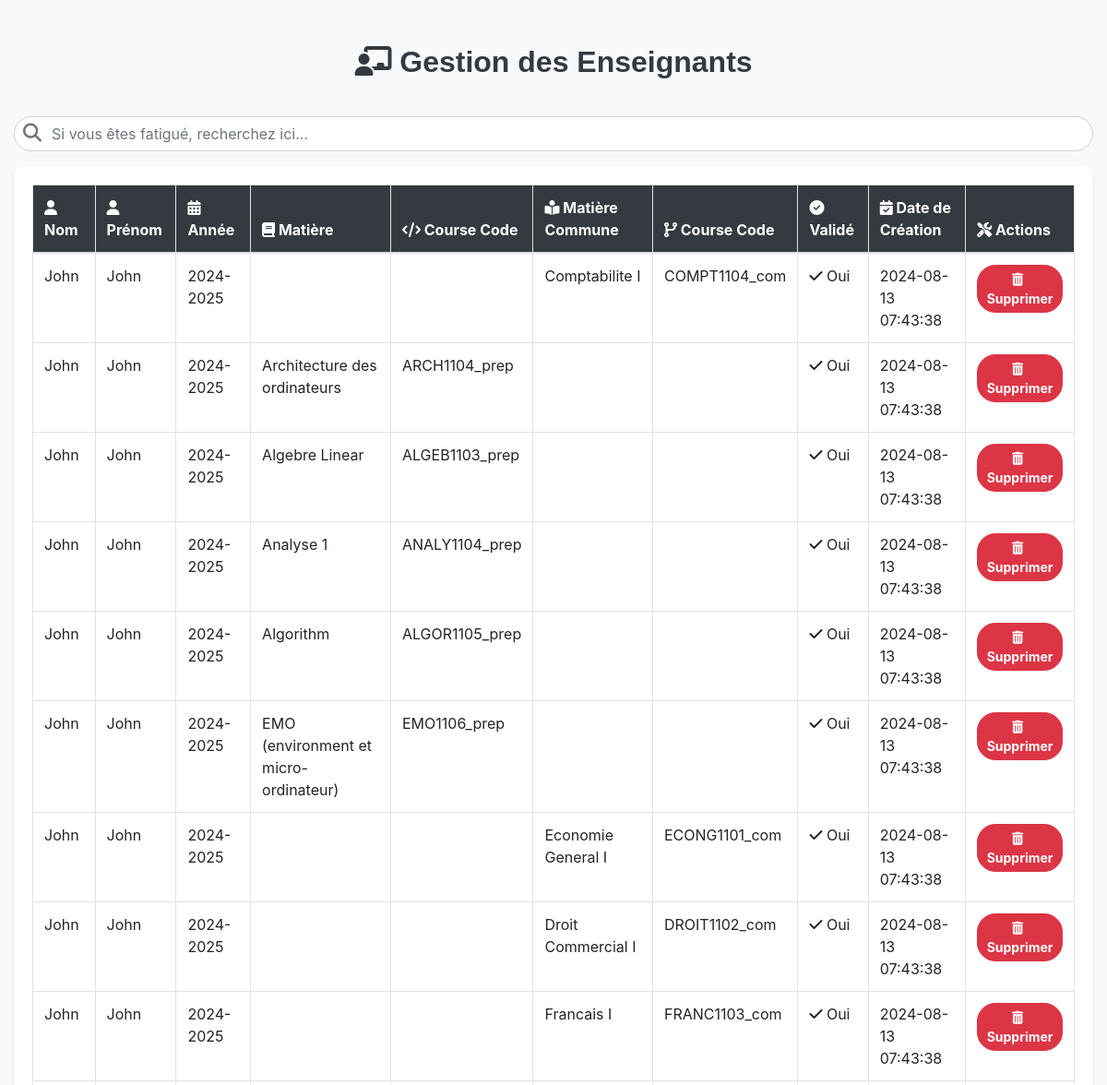
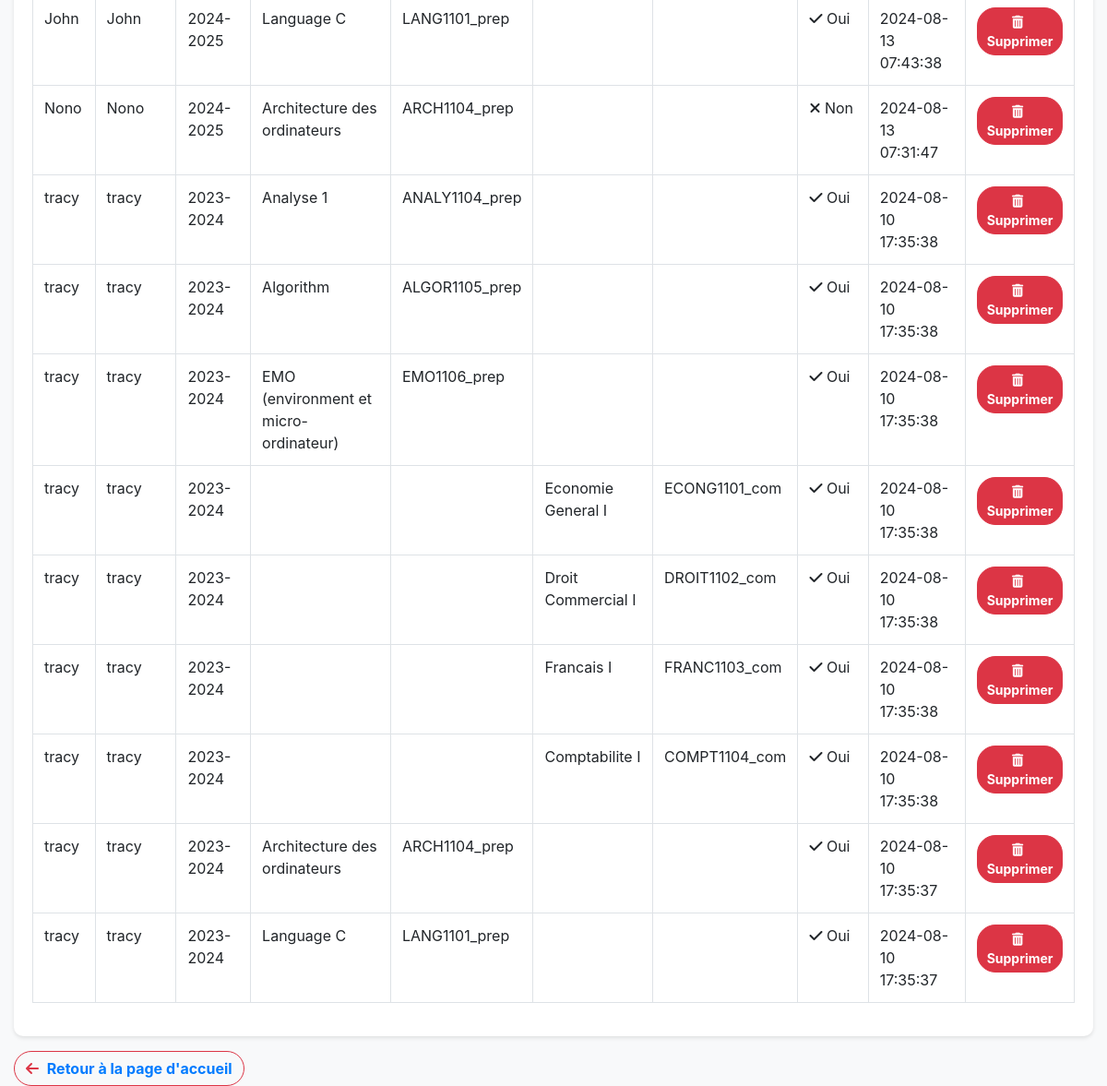
Screenshot of /choix/admin/mes-enseignants.php (signed in) with the database file from the repository (2 pictures, top to bottom).
### tables this page shows
CREATE TABLE `profile_enseignant` (
  `id_profile_enseignant` int(11) NOT NULL,
  `id_enseignant` int(11) DEFAULT NULL,
  `id_annee` int(11) DEFAULT NULL,
  `id_matiere` int(11) DEFAULT NULL,
  `id_matiere_commune` int(11) DEFAULT NULL,
  `validated` tinyint(1) DEFAULT 0,
  `date_creation` timestamp NOT NULL DEFAULT current_timestamp(),
  `new_entry` tinyint(1) DEFAULT 1
);

CREATE TABLE `enseignants` (
  `id_enseignant` int(11) NOT NULL,
  `firstName_enseignant` varchar(50) NOT NULL,
  `lastName_enseignant` varchar(50) NOT NULL,
  `password` varchar(255) NOT NULL,
  `date_creation` timestamp NOT NULL DEFAULT current_timestamp()
);

CREATE TABLE `annees` (
  `id_annee` int(11) NOT NULL,
  `annee` varchar(9) NOT NULL
);

CREATE TABLE `matieres_communes` (
  `id_matiere_commune` int(11) NOT NULL,
  `nom_matiere_commune` varchar(100) NOT NULL,
  `courseCode` varchar(52) NOT NULL,
  `id_filiere` int(11) DEFAULT NULL,
  `id_semestre` int(11) DEFAULT NULL,
  `id_niveau` int(11) DEFAULT NULL
);

CREATE TABLE `matieres` (
  `id_matiere` int(11) NOT NULL,
  `nom_matiere` varchar(100) NOT NULL,
  `courseCode` varchar(52) NOT NULL,
  `id_filiere` int(11) DEFAULT NULL,
  `id_semestre` int(11) DEFAULT NULL,
  `id_niveau` int(11) DEFAULT NULL
);

### choix/admin/mes-enseignants.php (the view, shortened to what this page needs)
<?php
$conn = getDbConnection();
function fetchEnseignantsProfiles($conn) {
    $sql = "SELECT pe.id_profile_enseignant, e.id_enseignant, e.firstName_enseignant, e.lastName_enseignant,
                   a.annee, m.nom_matiere, m.courseCode AS matiere_code,
                   mc.nom_matiere_commune, mc.courseCode AS matiere_commune_code,
                   pe.validated, pe.date_creation
            FROM enseignants e
            JOIN profile_enseignant pe ON e.id_enseignant = pe.id_enseignant
            LEFT JOIN matieres m ON pe.id_matiere = m.id_matiere
            LEFT JOIN matieres_communes mc ON pe.id_matiere_commune = mc.id_matiere_commune
            LEFT JOIN annees a ON pe.id_annee = a.id_annee
            ORDER BY pe.date_creation DESC";
    $result = $conn->query($sql);
    if ($result->num_rows > 0) {
        return $result;
    }
    return null;
}
$enseignantsProfiles = fetchEnseignantsProfiles($conn);
?>
<!DOCTYPE html>
<html lang="fr">
<head>
    <link rel="stylesheet" href="https://stackpath.bootstrapcdn.com/bootstrap/4.5.2/css/bootstrap.min.css">
    <link rel="stylesheet" href="https://cdnjs.cloudflare.com/ajax/libs/font-awesome/5.15.4/css/all.min.css">
</head>
<body>
<div class="container mt-5">
    <h2><i class="fas fa-chalkboard-teacher"></i> Gestion des Enseignants</h2>
    <div class="search-bar mb-3">
        <i class="fas fa-search search-icon"></i>
        <input type="text" id="search" class="form-control" placeholder="Si vous êtes fatigué, recherchez ici...">
    </div>
    <div class="table-card">
        <table class="table table-bordered">
            <thead>
            <tr>
                <th><i class="fas fa-user"></i> Nom</th>
                <th><i class="fas fa-user"></i> Prénom</th>
                <th><i class="fas fa-calendar-alt"></i> Année</th>
                <th><i class="fas fa-book"></i> Matière</th>
                <th><i class="fas fa-code"></i> Course Code</th>
                <th><i class="fas fa-book-reader"></i> Matière Commune</th>
                <th><i class="fas fa-code-branch"></i> Course Code</th>
                <th><i class="fas fa-check-circle"></i> Validé</th>
                <th><i class="fas fa-calendar-check"></i> Date de Création</th>
                <th><i class="fas fa-tools"></i> Actions</th>
            </tr>
            </thead>
            <tbody id="enseignantsTable">
            <?php if ($enseignantsProfiles): ?>
                <?php while ($row = $enseignantsProfiles->fetch_assoc()): ?>
                    <tr>
                        <td><?= htmlspecialchars($row['lastName_enseignant']); ?></td>
                        <td><?= htmlspecialchars($row['firstName_enseignant']); ?></td>
                        <td><?= htmlspecialchars($row['annee']); ?></td>
                        <td><?= htmlspecialchars($row['nom_matiere']); ?></td>
                        <td><?= htmlspecialchars($row['matiere_code']); ?></td>
                        <td><?= htmlspecialchars($row['nom_matiere_commune']); ?></td>
                        <td><?= htmlspecialchars($row['matiere_commune_code']); ?></td>
                        <td><?= $row['validated'] ? '<i class="fas fa-check"></i> Oui' : '<i class="fas fa-times"></i> Non'; ?></td>
                        <td><?= htmlspecialchars($row['date_creation']); ?></td>
                        <td>
                            <form action="delete_profile.php" method="post" style="display:inline;">
                                <button type="submit" class="btn btn-danger btn-sm">
                                    <i class="fas fa-trash-alt"></i> Supprimer
                                </button>
                            </form>
                        </td>
                    </tr>
                <?php endwhile; ?>
            <?php else: ?>
                <tr>
                    <td colspan="10" class="text-center">Aucun enseignant trouvé.</td>
                </tr>
            <?php endif; ?>
            </tbody>
        </table>
    </div>
    <button type="button" class="btn btn-outline-danger mt-3">
        <i class="fas fa-arrow-left"></i> <a href="admin-dashboard.php">Retour à la page d'accueil</a>
    </button>
</div>
</body>
</html>
</body>
</html>

### choix/admin/mes-enseignants.php (style rules this page uses)
body { background-color: #f8f9fa; }
.container { max-width: 1200px; }
h2 { font-family: 'Arial', sans-serif; text-align: center; margin-bottom: 40px; font-weight: bold; color: #343a40; }
.search-bar { position: relative; }
#search { padding-left: 40px; border-radius: 20px; }
.search-icon { position: absolute; top: 8px; left: 10px; font-size: 20px; color: #6c757d; }
.table-card { background: #ffffff; border-radius: 10px; box-shadow: 0 2px 4px rgba(0, 0, 0, 0.1); padding: 20px; }
.table thead th { background-color: #343a40; color: white; }
.btn-danger, .btn-outline-danger { border-radius: 20px; font-weight: bold; }
.btn-danger i, .btn-outline-danger i { margin-right: 5px; }

### rows the page displays
profile_enseignant: id_enseignant.lastName_enseignant "John", id_enseignant.firstName_enseignant "John", id_annee.annee "2024-2025", id_matiere_commune.nom_matiere_commune "Comptabilite I", id_matiere_commune.courseCode "COMPT1104_com", validated 1 (drawn), date_creation "2024-08-13 07:43:38"
profile_enseignant: id_enseignant.lastName_enseignant "John", id_enseignant.firstName_enseignant "John", id_annee.annee "2024-2025", id_matiere.nom_matiere "Architecture des ordinateurs", id_matiere.courseCode "ARCH1104_prep", validated 1 (drawn), date_creation "2024-08-13 07:43:38"
profile_enseignant: id_enseignant.lastName_enseignant "John", id_enseignant.firstName_enseignant "John", id_annee.annee "2024-2025", id_matiere.nom_matiere "Algebre Linear", id_matiere.courseCode "ALGEB1103_prep", validated 1 (drawn), date_creation "2024-08-13 07:43:38"
profile_enseignant: id_enseignant.lastName_enseignant "John", id_enseignant.firstName_enseignant "John", id_annee.annee "2024-2025", id_matiere.nom_matiere "Analyse 1", id_matiere.courseCode "ANALY1104_prep", validated 1 (drawn), date_creation "2024-08-13 07:43:38"
profile_enseignant: id_enseignant.lastName_enseignant "John", id_enseignant.firstName_enseignant "John", id_annee.annee "2024-2025", id_matiere.nom_matiere "Algorithm", id_matiere.courseCode "ALGOR1105_prep", validated 1 (drawn), date_creation "2024-08-13 07:43:38"
profile_enseignant: id_enseignant.lastName_enseignant "John", id_enseignant.firstName_enseignant "John", id_annee.annee "2024-2025", id_matiere.nom_matiere "EMO (environment et micro-ordinateur)", id_matiere.courseCode "EMO1106_prep", validated 1 (drawn), date_creation "2024-08-13 07:43:38"
profile_enseignant: id_enseignant.lastName_enseignant "John", id_enseignant.firstName_enseignant "John", id_annee.annee "2024-2025", id_matiere_commune.nom_matiere_commune "Economie General I", id_matiere_commune.courseCode "ECONG1101_com", validated 1 (drawn), date_creation "2024-08-13 07:43:38"
profile_enseignant: id_enseignant.lastName_enseignant "John", id_enseignant.firstName_enseignant "John", id_annee.annee "2024-2025", id_matiere_commune.nom_matiere_commune "Droit Commercial I", id_matiere_commune.courseCode "DROIT1102_com", validated 1 (drawn), date_creation "2024-08-13 07:43:38"
profile_enseignant: id_enseignant.lastName_enseignant "John", id_enseignant.firstName_enseignant "John", id_annee.annee "2024-2025", id_matiere_commune.nom_matiere_commune "Francais I", id_matiere_commune.courseCode "FRANC1103_com", validated 1 (drawn), date_creation "2024-08-13 07:43:38"
profile_enseignant: id_enseignant.lastName_enseignant "John", id_enseignant.firstName_enseignant "John", id_annee.annee "2024-2025", id_matiere.nom_matiere "Language C", id_matiere.courseCode "LANG1101_prep", validated 1 (drawn), date_creation "2024-08-13 07:43:38"
profile_enseignant: id_enseignant.lastName_enseignant "Nono", id_enseignant.firstName_enseignant "Nono", id_annee.annee "2024-2025", id_matiere.nom_matiere "Architecture des ordinateurs", id_matiere.courseCode "ARCH1104_prep", validated 0 (drawn), date_creation "2024-08-13 07:31:47"
profile_enseignant: id_enseignant.lastName_enseignant "tracy", id_enseignant.firstName_enseignant "tracy", id_annee.annee "2023-2024", id_matiere.nom_matiere "Analyse 1", id_matiere.courseCode "ANALY1104_prep", validated 1 (drawn), date_creation "2024-08-10 17:35:38"
profile_enseignant: id_enseignant.lastName_enseignant "tracy", id_enseignant.firstName_enseignant "tracy", id_annee.annee "2023-2024", id_matiere.nom_matiere "Algorithm", id_matiere.courseCode "ALGOR1105_prep", validated 1 (drawn), date_creation "2024-08-10 17:35:38"
profile_enseignant: id_enseignant.lastName_enseignant "tracy", id_enseignant.firstName_enseignant "tracy", id_annee.annee "2023-2024", id_matiere.nom_matiere "EMO (environment et micro-ordinateur)", id_matiere.courseCode "EMO1106_prep", validated 1 (drawn), date_creation "2024-08-10 17:35:38"
profile_enseignant: id_enseignant.lastName_enseignant "tracy", id_enseignant.firstName_enseignant "tracy", id_annee.annee "2023-2024", id_matiere_commune.nom_matiere_commune "Economie General I", id_matiere_commune.courseCode "ECONG1101_com", validated 1 (drawn), date_creation "2024-08-10 17:35:38"
profile_enseignant: id_enseignant.lastName_enseignant "tracy", id_enseignant.firstName_enseignant "tracy", id_annee.annee "2023-2024", id_matiere_commune.nom_matiere_commune "Droit Commercial I", id_matiere_commune.courseCode "DROIT1102_com", validated 1 (drawn), date_creation "2024-08-10 17:35:38"
profile_enseignant: id_enseignant.lastName_enseignant "tracy", id_enseignant.firstName_enseignant "tracy", id_annee.annee "2023-2024", id_matiere_commune.nom_matiere_commune "Francais I", id_matiere_commune.courseCode "FRANC1103_com", validated 1 (drawn), date_creation "2024-08-10 17:35:38"
profile_enseignant: id_enseignant.lastName_enseignant "tracy", id_enseignant.firstName_enseignant "tracy", id_annee.annee "2023-2024", id_matiere_commune.nom_matiere_commune "Comptabilite I", id_matiere_commune.courseCode "COMPT1104_com", validated 1 (drawn), date_creation "2024-08-10 17:35:38"
profile_enseignant: id_enseignant.lastName_enseignant "tracy", id_enseignant.firstName_enseignant "tracy", id_annee.annee "2023-2024", id_matiere.nom_matiere "Architecture des ordinateurs", id_matiere.courseCode "ARCH1104_prep", validated 1 (drawn), date_creation "2024-08-10 17:35:37"
profile_enseignant: id_enseignant.lastName_enseignant "tracy", id_enseignant.firstName_enseignant "tracy", id_annee.annee "2023-2024", id_matiere.nom_matiere "Language C", id_matiere.courseCode "LANG1101_prep", validated 1 (drawn), date_creation "2024-08-10 17:35:37"
